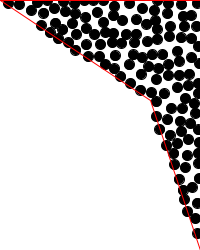
Frame 1 (no input)
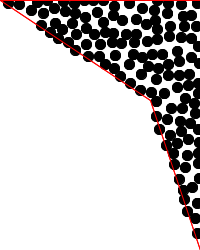
Frame 2 (the mouse pressed at the canvas centre, redrawn once)

The Processing sketch that drew these frames (run headless with seeded random() and noise(); the mouse was pressed at the canvas centre and the sketch redrawn once):

// Processing sketch: Robert_Bridson
// ── Robert_Bridson.pde
import java.util.ArrayList;
import processing.core.PVector;
import processing.core.PShape;

PShape polygon; // Global variable for the polygon
ArrayList<PVector> plist; // Global variable for the list of points
float RADIUS = 10; // Define the radius for the Poisson Disk Sampling

boolean isPointInPolygon(PVector point, PShape polygon) {
    int numVertices = polygon.getVertexCount();
    boolean inside = false;
    for (int i = 0, j = numVertices - 1; i < numVertices; j = i++) {
        PVector vi = polygon.getVertex(i);
        PVector vj = polygon.getVertex(j);
        boolean intersect = ((vi.y > point.y) != (vj.y > point.y)) &&
                (point.x < (vj.x - vi.x) * (point.y - vi.y) / (vj.y - vi.y) + vi.x);
        if (intersect) {
            inside = !inside;
        }
    }
    return inside;
}

boolean isValidPoint(PVector[][] grid, float cellsize, int gwidth, int gheight, PVector p, float radius) {
    int xindex = floor(p.x / cellsize);
    int yindex = floor(p.y / cellsize);
    int i0 = max(xindex - 1, 0);
    int i1 = min(xindex + 1, gwidth - 1);
    int j0 = max(yindex - 1, 0);
    int j1 = min(yindex + 1, gheight - 1);

    for (int i = i0; i <= i1; i++) {
        for (int j = j0; j <= j1; j++) {
            if (grid[i][j] != null) {
                if (PVector.dist(grid[i][j], p) < radius) {
                    return false;
                }
            }
        }
    }
    return true;
}



void insertPoint(PVector[][] grid, float cellsize, PVector point) {
  int xindex = floor(point.x / cellsize);
  int yindex = floor(point.y / cellsize);
  grid[xindex][yindex] = point;
}

ArrayList<PVector> poissonDiskSampling(float radius, int k) {
    int N = 2;
    ArrayList<PVector> points = new ArrayList<PVector>();
    ArrayList<PVector> active = new ArrayList<PVector>();

    float cellsize = radius / sqrt(N);

    int ncells_width = ceil(width / cellsize);
    int ncells_height = ceil(height / cellsize);

    PVector[][] grid = new PVector[ncells_width][ncells_height];
    for (int i = 0; i < ncells_width; i++) {
        for (int j = 0; j < ncells_height; j++) {
            grid[i][j] = null;
        }
    }

    PVector p0 = new PVector(random(width), random(height));
    while (!isPointInPolygon(p0, polygon)) {
        p0.set(random(width), random(height));
    }

    insertPoint(grid, cellsize, p0);
    points.add(p0);
    active.add(p0);

    while (active.size() > 0) {
        int random_index = int(random(active.size()));
        PVector p = active.get(random_index);
        boolean found = false;

        for (int tries = 0; tries < k; tries++) {
            float theta = random(TWO_PI);
            float new_radius = random(radius, 2 * radius);
            float pnewx = p.x + new_radius * cos(theta);
            float pnewy = p.y + new_radius * sin(theta);
            PVector pnew = new PVector(pnewx, pnewy);

            if (isPointInPolygon(pnew, polygon) && isValidPoint(grid, cellsize, ncells_width, ncells_height, pnew, radius)) {
                points.add(pnew);
                insertPoint(grid, cellsize, pnew);
                active.add(pnew);
                found = true;
                break;
            }
        }

        if (!found) {
            active.remove(random_index);
        }
    }
    return points;
}



void setup() {
    size(200, 250); // Set the size of the window
    background(255); // Set the background color to white

    // Define the coordinates of the polygon
    float[][] polygonCoords = {
        {0, 0}, // Example coordinates, replace with actual ones
        {200, 0}, // Each pair is an {x, y} coordinate
        {200, 250},
        {150, 100}
        // Add as many coordinates as needed
    };

    // Create the polygon from the hardcoded coordinates
    polygon = createShape();
    polygon.beginShape();
    for (float[] coord : polygonCoords) {
        polygon.vertex(coord[0], coord[1]);
    }
    polygon.endShape(CLOSE);

    plist = poissonDiskSampling(RADIUS, 30); // Perform Poisson Disk Sampling
    println("Number of ellipses: " + plist.size()); // Print the number of points
    noLoop(); // No need to continuously loop since we're not animating
}




void draw() {
    fill(0); // Set fill color for points
    stroke(0); // Set stroke color for points
    for (PVector p : plist) {
        ellipse(p.x, p.y, RADIUS, RADIUS); // Draw each point as an ellipse
    }

    // Optionally, draw the polygon boundary for visual reference
    stroke(255, 0, 0); // Set stroke color for the polygon (red)
    noFill(); // Don't fill the polygon
    beginShape();
    for (int i = 0; i < polygon.getVertexCount(); i++) {
        PVector v = polygon.getVertex(i);
        vertex(v.x, v.y);
    }
    endShape(CLOSE);
}
